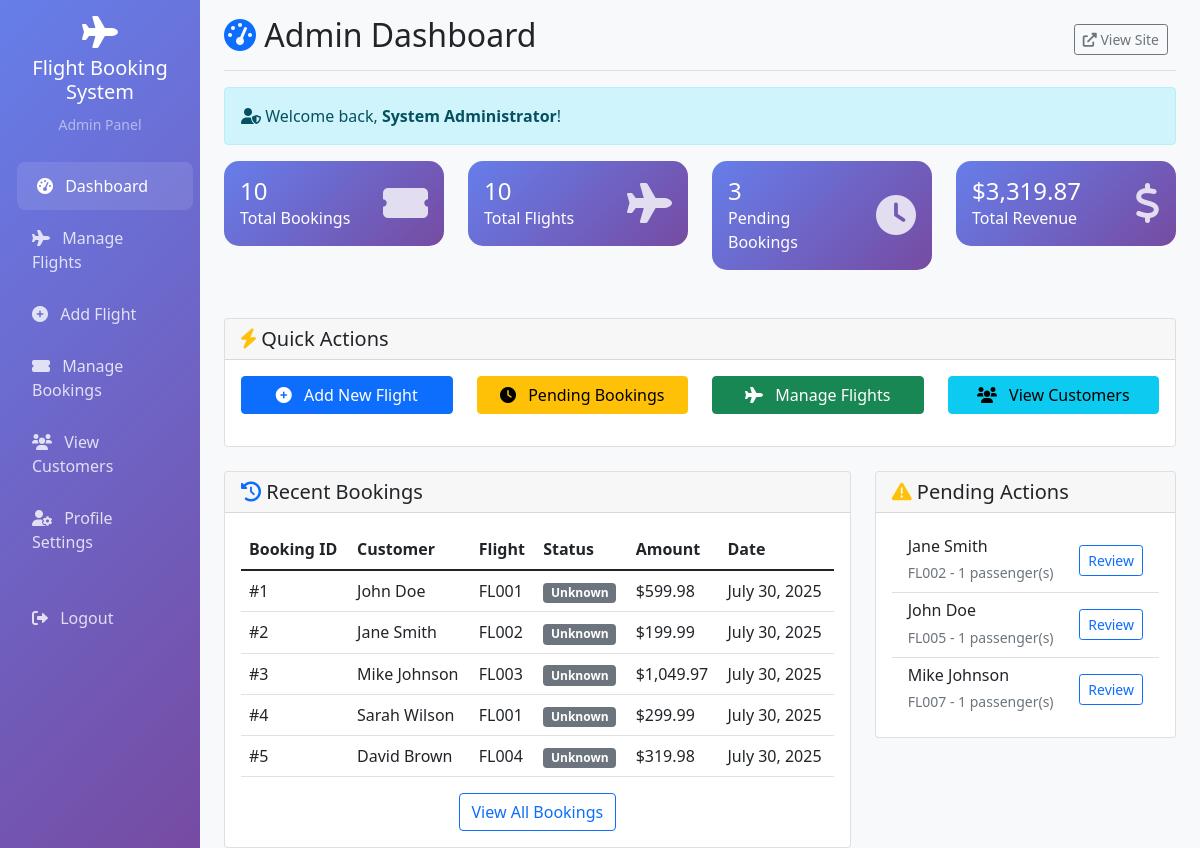
The page /admin/index.php (signed in) on the database its author committed.
### tables this page shows
CREATE TABLE bookings (
    id INT AUTO_INCREMENT PRIMARY KEY,
    user_id INT NOT NULL,
    flight_id INT NOT NULL,
    passengers INT NOT NULL,
    total_amount DECIMAL(10,2) NOT NULL,
    status ENUM('pending', 'confirmed', 'cancelled', 'completed') DEFAULT 'pending',
    passenger_details TEXT,
    created_at TIMESTAMP DEFAULT CURRENT_TIMESTAMP,
    updated_at TIMESTAMP DEFAULT CURRENT_TIMESTAMP ON UPDATE CURRENT_TIMESTAMP,

    FOREIGN KEY (user_id) REFERENCES users(id) ON DELETE CASCADE,
    FOREIGN KEY (flight_id) REFERENCES flights(id) ON DELETE CASCADE
);

CREATE TABLE users (
    id INT AUTO_INCREMENT PRIMARY KEY,
    name VARCHAR(100) NOT NULL,
    email VARCHAR(100) NOT NULL UNIQUE,
    password VARCHAR(255) NOT NULL,
    phone VARCHAR(20),
    address TEXT,
    created_at TIMESTAMP DEFAULT CURRENT_TIMESTAMP,
    updated_at TIMESTAMP DEFAULT CURRENT_TIMESTAMP ON UPDATE CURRENT_TIMESTAMP
);

CREATE TABLE flights (
    id INT AUTO_INCREMENT PRIMARY KEY,
    flight_number VARCHAR(50) NOT NULL UNIQUE,
    from_location VARCHAR(100) NOT NULL,
    to_location VARCHAR(100) NOT NULL,
    departure_date DATE NOT NULL,
    departure_time TIME NOT NULL,
    arrival_time TIME NOT NULL,
    total_seats INT NOT NULL,
    available_seats INT NOT NULL,
    price DECIMAL(10,2) NOT NULL,
    status ENUM('active', 'inactive', 'cancelled') DEFAULT 'active',
    created_at TIMESTAMP DEFAULT CURRENT_TIMESTAMP,
    updated_at TIMESTAMP DEFAULT CURRENT_TIMESTAMP ON UPDATE CURRENT_TIMESTAMP
);

### admin/index.php (the view, shortened to what the rows shown need)
<?php
require_once '../includes/database.php';
require_once 'includes/functions.php';
$recent_bookings = getRecentBookings(5);
$pending_bookings = getPendingBookings();
?>
<!DOCTYPE html>
<html lang="en">
<head>
    <link href="https://cdn.jsdelivr.net/npm/bootstrap@5.1.3/dist/css/bootstrap.min.css" rel="stylesheet">
    <link href="https://cdnjs.cloudflare.com/ajax/libs/font-awesome/6.0.0/css/all.min.css" rel="stylesheet">
</head>
<body>
    <div class="container-fluid">
        <div class="row">
            <main class="col-md-9 ms-sm-auto col-lg-10 px-md-4 main-content">
                <div class="d-flex justify-content-between flex-wrap flex-md-nowrap align-items-center pt-3 pb-2 mb-3 border-bottom">
                    <h1 class="h2">
                        <i class="fas fa-tachometer-alt text-primary"></i> Admin Dashboard
                    </h1>
                </div>
                <div class="row">
                    <div class="col-lg-8">
                        <div class="card">
                            <div class="card-body">
                                <?php if ($recent_bookings): ?>
                                    <div class="table-responsive">
                                        <table class="table table-hover">
                                            <thead>
                                                <tr>
                                                    <th>Booking ID</th>
                                                    <th>Customer</th>
                                                    <th>Flight</th>
                                                    <th>Status</th>
                                                    <th>Amount</th>
                                                    <th>Date</th>
                                                </tr>
                                            </thead>
                                            <tbody>
                                                <?php foreach ($recent_bookings as $booking): ?>
                                                    <tr>
                                                        <td>#<?php echo $booking['id']; ?></td>
                                                        <td><?php echo htmlspecialchars($booking['user_name']); ?></td>
                                                        <td><?php echo $booking['flight_number']; ?></td>
                                                        <td><?php echo getStatusBadge($booking['status']); ?></td>
                                                        <td><?php echo formatPrice($booking['total_amount']); ?></td>
                                                        <td><?php echo formatDate($booking['created_at']); ?></td>
                                                    </tr>
                                                <?php endforeach; ?>
                                            </tbody>
                                        </table>
                                    </div>
                                <?php else: ?>
                                    <p class="text-muted text-center">No recent bookings found.</p>
                                <?php endif; ?>
                            </div>
                        </div>
                    </div>
                    <div class="col-lg-4">
                        <div class="card">
                            <div class="card-body">
                                <?php if ($pending_bookings): ?>
                                    <div class="list-group list-group-flush">
                                        <?php foreach (array_slice($pending_bookings, 0, 5) as $booking): ?>
                                            <div class="list-group-item">
                                                <div class="d-flex justify-content-between align-items-center">
                                                    <div>
                                                        <h6 class="mb-1"><?php echo htmlspecialchars($booking['user_name']); ?></h6>
                                                        <small class="text-muted">
                                                            <?php echo $booking['flight_number']; ?> -
                                                            <?php echo $booking['passengers']; ?> passenger(s)
                                                        </small>
                                                    </div>
                                                    <a href="bookings.php?action=view&id=<?php echo $booking['id']; ?>"
                                                       class="btn btn-sm btn-outline-primary">
                                                        Review
                                                    </a>
                                                </div>
                                            </div>
                                        <?php endforeach; ?>
                                    </div>
                                <?php else: ?>
                                    <p class="text-muted text-center">No pending bookings.</p>
                                <?php endif; ?>
                            </div>
                        </div>
                    </div>
                </div>
            </main>
        </div>
    </div>
</body>
</html>

### admin/includes/functions.php (shortened to what the rows shown need)
<?php
if (file_exists('../includes/database.php')) {
    require_once '../includes/database.php';
    require_once '../includes/functions.php';
} else {
    require_once 'includes/database.php';
    require_once 'includes/functions.php';
}
function getRecentBookings($limit = 10) {
    $db = new Database();
    $limit = (int)$limit;
    return $db->fetchAll("
        SELECT b.*, u.name as user_name, f.flight_number, f.from_location, f.to_location
        FROM bookings b
        JOIN users u ON b.user_id = u.id
        JOIN flights f ON b.flight_id = f.id
        ORDER BY b.created_at DESC
        LIMIT $limit
    ");
}
function getPendingBookings() {
    $db = new Database();
    return $db->fetchAll("
        SELECT b.*, u.name as user_name, f.flight_number, f.from_location, f.to_location
        FROM bookings b
        JOIN users u ON b.user_id = u.id
        JOIN flights f ON b.flight_id = f.id
        WHERE b.status = 'pending'
        ORDER BY b.created_at ASC
    ");
}
function getStatusBadge($status) {
    $badges = [
        'pending' => '<span class="badge bg-warning">Pending</span>',
        'confirmed' => '<span class="badge bg-info">Confirmed</span>',
        'cancelled' => '<span class="badge bg-danger">Cancelled</span>',
        'completed' => '<span class="badge bg-success">Completed</span>'
    ];
    return $badges[$status] ?? '<span class="badge bg-secondary">Unknown</span>';
}
?>

### rows shown on the page
bookings: id "1", user.name "John Doe", flight.flight_number "FL001", status "Unknown", total_amount "$599.98", created_at "July 30, 2025"
bookings: id "2", user.name "Jane Smith", flight.flight_number "FL002", status "Unknown", total_amount "$199.99", created_at "July 30, 2025", passengers "1"
bookings: id "3", user.name "Mike Johnson", flight.flight_number "FL003", status "Unknown", total_amount "$1,049.97", created_at "July 30, 2025"
bookings: id "4", user.name "Sarah Wilson", flight.flight_number "FL001", status "Unknown", total_amount "$299.99", created_at "July 30, 2025"
bookings: id "5", user.name "David Brown", flight.flight_number "FL004", status "Unknown", total_amount "$319.98", created_at "July 30, 2025"
bookings: user.name "John Doe", flight.flight_number "FL005", passengers "1"
bookings: user.name "Mike Johnson", flight.flight_number "FL007", passengers "1"

### other values the page prints
SITE_NAME "Flight Booking System"
$_SESSION['admin_full_name'] "System Administrator"
$booking_stats['total'] "10"
$flight_stats['total'] "10"
$booking_stats['pending'] "3"
formatPrice($booking_stats['total_revenue'] ?? 0) "$3,319.87"
